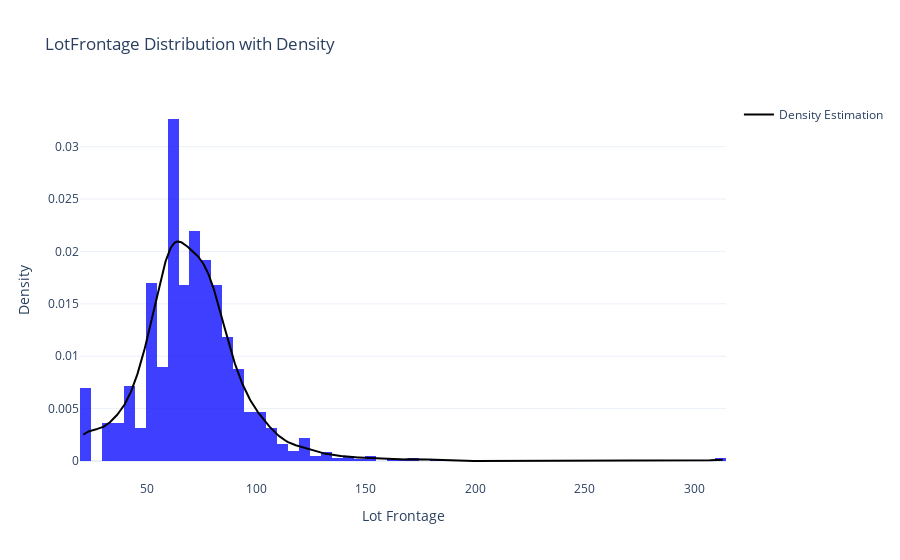

Source (notebook cell):
### Code cell
# Calculate KDE for LotFrontage (ignoring missing values)
lotfrontage_data = train['LotFrontage'].dropna()
kde = gaussian_kde(lotfrontage_data)
x_vals = np.linspace(lotfrontage_data.min(), lotfrontage_data.max(), 1000)
kde_vals = kde(x_vals)

# Create the histogram with proportion normalization
fig = px.histogram(train, 
                   x='LotFrontage', 
                   nbins=100, 
                   title='LotFrontage Distribution with Density',
                   labels={'LotFrontage': 'Lot Frontage'},
                   template='plotly_white',
                   histnorm='probability density')  # Normalize to proportion

fig.update_traces(marker_color='blue', opacity=0.75)

# Add the density curve
fig.add_trace(
    go.Scatter(
        x=x_vals,
        y=kde_vals,
        mode='lines',
        line=dict(color='black', width=2),
        name='Density Estimation'
    )
)

fig.update_layout(
    yaxis_title='Density',
    xaxis_title='Lot Frontage',
    showlegend=True
)

fig.show()

### Figure 1 — Plotly figure (JSON) as saved in the notebook; plotly's stock layout.template omitted (floating-point values rounded to 4 significant figures; data arrays with more than 128 entries replaced by an {"elided": "..."} marker saying what was removed)
{"data": [{"alignmentgroup": "True", "bingroup": "x", "histnorm": "probability density", "hovertemplate": "Lot Frontage=%{x}<br>probability density=%{y}<extra></extra>", "legendgroup": "", "marker": {"color": "blue", "pattern": {"shape": ""}}, "name": "", "nbinsx": 100, "offsetgroup": "", "opacity": 0.75, "orientation": "v", "showlegend": false, "type": "histogram", "x": {"elided": "1460 int values"}, "xaxis": "x", "yaxis": "y"}, {"line": {"color": "black", "width": 2}, "mode": "lines", "name": "Density Estimation", "type": "scatter", "x": {"elided": "1000 float values"}, "y": {"elided": "1000 float values"}}], "layout": {"barmode": "relative", "legend": {"tracegroupgap": 0}, "showlegend": true, "title": {"text": "LotFrontage Distribution with Density"}, "xaxis": {"anchor": "y", "domain": [0, 1], "title": {"text": "Lot Frontage"}}, "yaxis": {"anchor": "x", "domain": [0, 1], "title": {"text": "Density"}}}}
